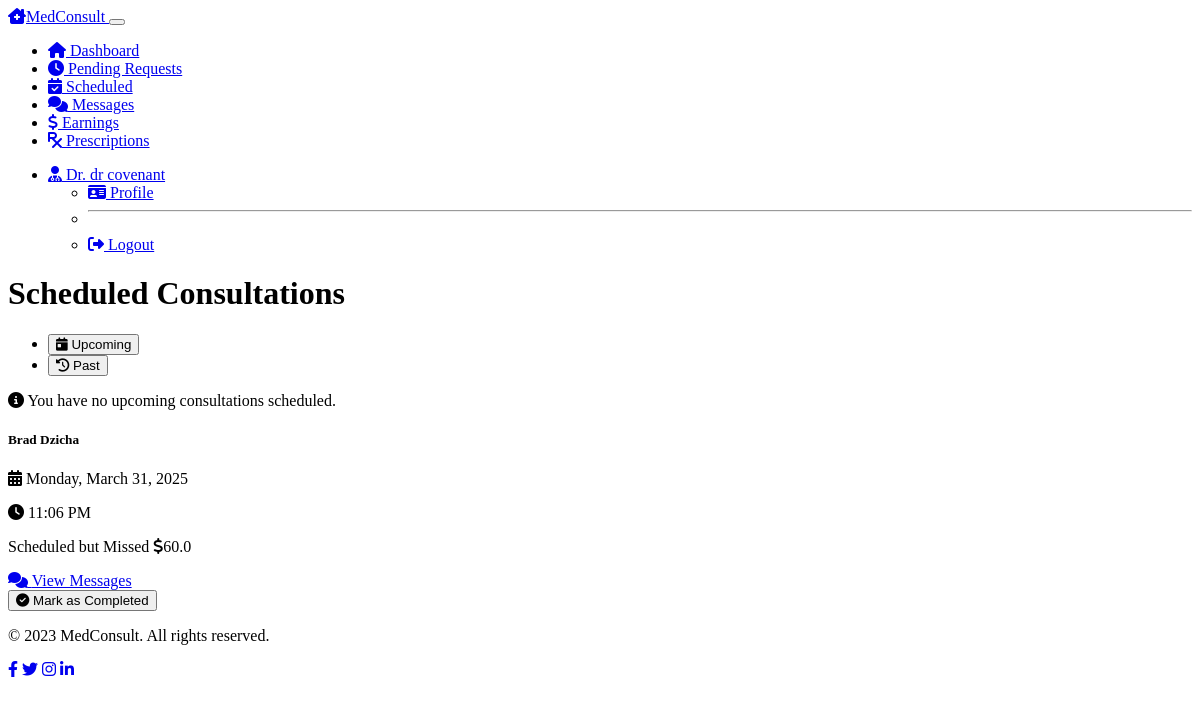
Page /doctor/scheduled-consultations (signed in) on the earlier database version.
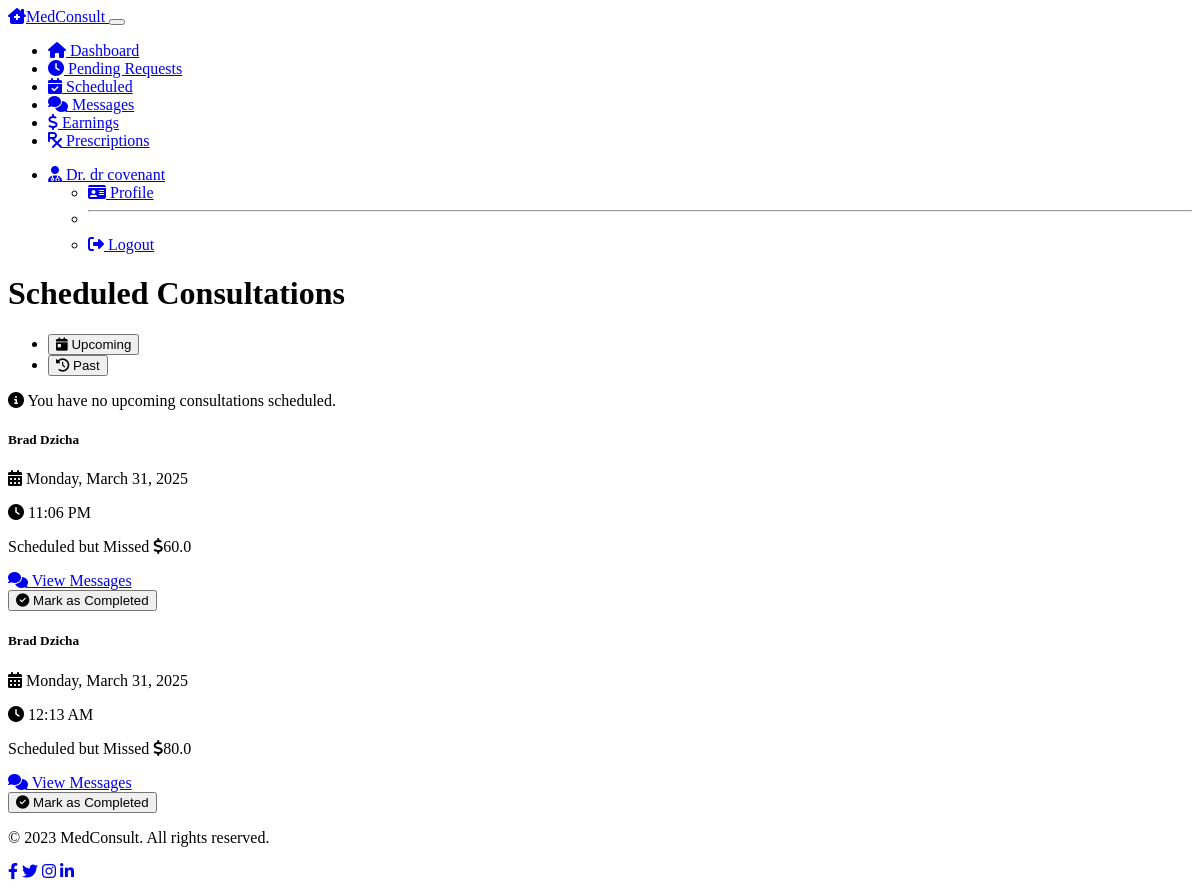
Same page on the later database version.
### models.py (models this page shows, shortened)
class User(UserMixin, db.Model):
    __tablename__ = 'users'
    id = db.Column(db.Integer, primary_key=True)
    email = db.Column(db.String(120), unique=True, nullable=False)
    username = db.Column(db.String(64), nullable=False)
    password_hash = db.Column(db.String(256), nullable=False)
    role = db.Column(db.String(20), nullable=False)  # 'patient', 'doctor', 'admin'
    created_at = db.Column(db.DateTime, default=datetime.utcnow)
    patient = db.relationship('Patient', backref='user', uselist=False, lazy=True)
    doctor = db.relationship('Doctor', backref='user', uselist=False, lazy=True)

class Consultation(db.Model):
    __tablename__ = 'consultations'
    id = db.Column(db.Integer, primary_key=True)
    patient_id = db.Column(db.Integer, db.ForeignKey('patients.id'), nullable=False)
    doctor_id = db.Column(db.Integer, db.ForeignKey('doctors.id'), nullable=False)
    status = db.Column(db.String(50), default='requested')  # requested, accepted, rejected, completed, cancelled
    proposed_fee = db.Column(db.Float, nullable=False)
    final_fee = db.Column(db.Float, nullable=True)
    scheduled_time = db.Column(db.DateTime, nullable=True)
    created_at = db.Column(db.DateTime, default=datetime.utcnow)
    completed_at = db.Column(db.DateTime, nullable=True)
    messages = db.relationship('Message', backref='consultation', lazy=True)
    prescriptions = db.relationship('Prescription', backref='consultation', lazy=True)

class Patient(db.Model):
    __tablename__ = 'patients'
    id = db.Column(db.Integer, primary_key=True)
    user_id = db.Column(db.Integer, db.ForeignKey('users.id'), nullable=False)
    first_name = db.Column(db.String(50), nullable=False)
    last_name = db.Column(db.String(50), nullable=False)
    date_of_birth = db.Column(db.Date, nullable=True)
    phone_number = db.Column(db.String(20), nullable=True)
    address = db.Column(db.String(200), nullable=True)
    consultations = db.relationship('Consultation', backref='patient', lazy=True)
    wallet_balance = db.Column(db.Float, default=0.0)

### routes.py (the view)
@app.route('/doctor/scheduled-consultations')
@login_required
@verified_doctor_required
def doctor_scheduled_consultations():
    consultations = Consultation.query.filter_by(
        doctor_id=current_user.doctor.id,
        status='accepted'
    ).order_by(Consultation.scheduled_time).all()
    return render_template('doctor/scheduled_consultations.html',
                          title='Scheduled Consultations',
                          consultations=consultations,
                          now=datetime.utcnow,
                          timedelta=timedelta)

### templates/doctor/scheduled_consultations.html (shortened to what this page needs)
{% extends "layout.html" %}
{% block content %}
<div class="row mb-4">
    <div class="col-12">
        <h1 class="mb-4">Scheduled Consultations</h1>
        <ul class="nav nav-tabs mb-4" id="consultationsTab" role="tablist">
            <li class="nav-item" role="presentation">
                <button class="nav-link active" id="upcoming-tab" data-bs-toggle="tab" data-bs-target="#upcoming" type="button" role="tab" aria-controls="upcoming" aria-selected="true">
                    <i class="fas fa-calendar-day me-1"></i> Upcoming
                </button>
            </li>
            <li class="nav-item" role="presentation">
                <button class="nav-link" id="past-tab" data-bs-toggle="tab" data-bs-target="#past" type="button" role="tab" aria-controls="past" aria-selected="false">
                    <i class="fas fa-history me-1"></i> Past
                </button>
            </li>
        </ul>
        <div class="tab-content" id="consultationsTabContent">
            <div class="tab-pane fade show active" id="upcoming" role="tabpanel" aria-labelledby="upcoming-tab">
                {% set upcoming = consultations|selectattr('status', 'equalto', 'accepted')|selectattr('scheduled_time', 'gt', now())|list %}
                {% if upcoming %}
                    {% for consultation in upcoming|sort(attribute='scheduled_time') %}
                        <div class="card consultation-item status-accepted bg-dark text-light mb-4">
                            <div class="card-body">
                                <div class="row">
                                    <div class="col-md-7">
                                        <h5 class="card-title mb-2">{{ consultation.patient.first_name }} {{ consultation.patient.last_name }}</h5>
                                        <p class="mb-1">
                                            <i class="fas fa-calendar-alt me-2"></i>
                                            {{ consultation.scheduled_time.strftime('%A, %B %d, %Y') }}
                                        </p>
                                        <p class="mb-2">
                                            <i class="fas fa-clock me-2"></i>
                                            {{ consultation.scheduled_time.strftime('%I:%M %p') }}
                                        </p>
                                        <p class="mb-2">
                                            <strong>Patient Information:</strong>
                                        </p>
                                        <ul class="mb-2">
                                            <li>Age: {{ (now().date() - consultation.patient.date_of_birth).days // 365 }} years</li>
                                            <li>Phone: {{ consultation.patient.phone_number }}</li>
                                        </ul>
                                        <p class="mb-0">
                                            <span class="badge bg-primary">
                                                <i class="fas fa-dollar-sign me-1"></i>{{ consultation.final_fee }}
                                            </span>
                                        </p>
                                    </div>
                                    <div class="col-md-5 text-end">
                                        {% set time_now = now() %}
                                        {% set time_start = consultation.scheduled_time - timedelta(minutes=15) %}
                                        {% set time_end = consultation.scheduled_time + timedelta(minutes=15) %}
                                        <div class="mb-2">
                                            {% if time_now >= time_start and time_now <= time_end %}
                                                <a href="{{ url_for('doctor_consultation_room', consultation_id=consultation.id) }}" class="btn btn-success">
                                                    <i class="fas fa-video me-1"></i> Join Consultation
                                                </a>
                                            {% else %}
                                                <button class="btn btn-secondary" disabled>
                                                    <i class="fas fa-video me-1"></i> Not Yet Available
                                                </button>
                                            {% endif %}
                                        </div>
                                        <div class="mb-2">
                                            <a href="{{ url_for('doctor_consultation_messages', consultation_id=consultation.id) }}" class="btn btn-outline-primary">
                                                <i class="fas fa-comments me-1"></i> Messages
                                            </a>
                                        </div>
                                    </div>
                                </div>
                            </div>
                        </div>
                    {% endfor %}
                {% else %}
                    <div class="alert alert-info">
                        <i class="fas fa-info-circle me-2"></i>
                        You have no upcoming consultations scheduled.
                    </div>
                {% endif %}
            </div>
            <div class="tab-pane fade" id="past" role="tabpanel" aria-labelledby="past-tab">
                {% set past = consultations|selectattr('status', 'equalto', 'completed')|list %}
                {% set past = past + consultations|selectattr('status', 'equalto', 'accepted')|selectattr('scheduled_time', 'le', now())|list %}
                {% if past %}
                    {% for consultation in past|sort(attribute='scheduled_time', reverse=true) %}
                        <div class="card consultation-item status-{{ consultation.status }} bg-dark text-light mb-4">
                            <div class="card-body">
                                <div class="row">
                                    <div class="col-md-7">
                                        <h5 class="card-title mb-2">{{ consultation.patient.first_name }} {{ consultation.patient.last_name }}</h5>
                                        {% if consultation.scheduled_time %}
                                            <p class="mb-1">
                                                <i class="fas fa-calendar-alt me-2"></i>
                                                {{ consultation.scheduled_time.strftime('%A, %B %d, %Y') }}
                                            </p>
                                            <p class="mb-2">
                                                <i class="fas fa-clock me-2"></i>
                                                {{ consultation.scheduled_time.strftime('%I:%M %p') }}
                                            </p>
                                        {% endif %}
                                        <p class="mb-0">
                                            {% if consultation.status == 'completed' %}
                                                <span class="badge bg-success">Completed</span>
                                            {% elif consultation.status == 'accepted' %}
                                                <span class="badge bg-warning text-dark">Scheduled but Missed</span>
                                            {% endif %}
                                            <span class="badge bg-primary">
                                                <i class="fas fa-dollar-sign me-1"></i>{{ consultation.final_fee }}
                                            </span>
                                        </p>
                                    </div>
                                    <div class="col-md-5 text-end">
                                        <div class="mb-2">
                                            <a href="{{ url_for('doctor_consultation_messages', consultation_id=consultation.id) }}" class="btn btn-outline-primary">
                                                <i class="fas fa-comments me-1"></i> View Messages
                                            </a>
                                        </div>
                                        {% if consultation.status == 'accepted' %}
                                            <div class="mb-2">
                                                <form action="{{ url_for('complete_consultation', consultation_id=consultation.id) }}" method="post">
                                                    <button type="submit" class="btn btn-success">
                                                        <i class="fas fa-check-circle me-1"></i> Mark as Completed
                                                    </button>
                                                </form>
                                            </div>
                                        {% endif %}
                                    </div>
                                </div>
                            </div>
                        </div>
                    {% endfor %}
                {% else %}
                    <div class="alert alert-info">
                        <i class="fas fa-info-circle me-2"></i>
                        You have no past consultations.
                    </div>
                {% endif %}
            </div>
        </div>
    </div>
</div>
{% endblock %}

### templates/doctor/navbar.html (shortened to what this page needs)
<nav class="navbar navbar-expand-lg navbar-dark bg-dark">
    <div class="container">
        <a class="navbar-brand" href="{{ url_for('doctor_dashboard') }}">
            <i class="fas fa-clinic-medical me-2"></i>MedConsult
        </a>
        <button class="navbar-toggler" type="button" data-bs-toggle="collapse" data-bs-target="#navbarDoctor" aria-controls="navbarDoctor" aria-expanded="false" aria-label="Toggle navigation">
        </button>
        <div class="collapse navbar-collapse" id="navbarDoctor">
            <ul class="navbar-nav me-auto">
                <li class="nav-item">
                    <a class="nav-link {% if request.path == url_for('doctor_dashboard') %}active{% endif %}" href="{{ url_for('doctor_dashboard') }}">
                        <i class="fas fa-home me-1"></i> Dashboard
                    </a>
                </li>
                <li class="nav-item">
                    <a class="nav-link {% if request.path == url_for('doctor_pending_requests') %}active{% endif %}" href="{{ url_for('doctor_pending_requests') }}">
                        <i class="fas fa-clock me-1"></i> Pending Requests
                    </a>
                </li>
                <li class="nav-item">
                    <a class="nav-link {% if request.path == url_for('doctor_scheduled_consultations') %}active{% endif %}" href="{{ url_for('doctor_scheduled_consultations') }}">
                        <i class="fas fa-calendar-check me-1"></i> Scheduled
                    </a>
                </li>
                <li class="nav-item">
                    <a class="nav-link {% if request.path == url_for('doctor_messages') %}active{% endif %}" href="{{ url_for('doctor_messages') }}">
                        <i class="fas fa-comments me-1"></i> Messages
                    </a>
                </li>
                <li class="nav-item">
                    <a class="nav-link {% if request.path == url_for('doctor_earnings') %}active{% endif %}" href="{{ url_for('doctor_earnings') }}">
                        <i class="fas fa-dollar-sign me-1"></i> Earnings
                    </a>
                </li>
                <li class="nav-item">
                    <a class="nav-link {% if request.path == url_for('doctor_prescriptions') %}active{% endif %}" href="{{ url_for('doctor_prescriptions') }}">
                        <i class="fas fa-prescription me-1"></i> Prescriptions
                    </a>
                </li>
            </ul>
            <ul class="navbar-nav">
                <li class="nav-item dropdown">
                    <a class="nav-link dropdown-toggle" href="#" id="navbarDropdown" role="button" data-bs-toggle="dropdown" aria-expanded="false">
                        <i class="fas fa-user-md me-1"></i> Dr. {{ current_user.username }}
                    </a>
                    <ul class="dropdown-menu dropdown-menu-end" aria-labelledby="navbarDropdown">
                        <li>
                            <a class="dropdown-item {% if request.path == url_for('doctor_profile') %}active{% endif %}" href="{{ url_for('doctor_profile') }}">
                                <i class="fas fa-id-card me-2"></i> Profile
                            </a>
                        </li>
                        <li><hr class="dropdown-divider"></li>
                        <li>
                            <a class="dropdown-item" href="{{ url_for('logout') }}">
                                <i class="fas fa-sign-out-alt me-2"></i> Logout
                            </a>
                        </li>
                    </ul>
                </li>
            </ul>
        </div>
    </div>
</nav>

Differences in the rows shown:
added Consultation: patient.first_name "Brad", patient.last_name "Dzicha", scheduled_time "Monday, March 31, 2025", scheduled_time "12:13 AM", status "Scheduled but Missed", final_fee "80.0"
